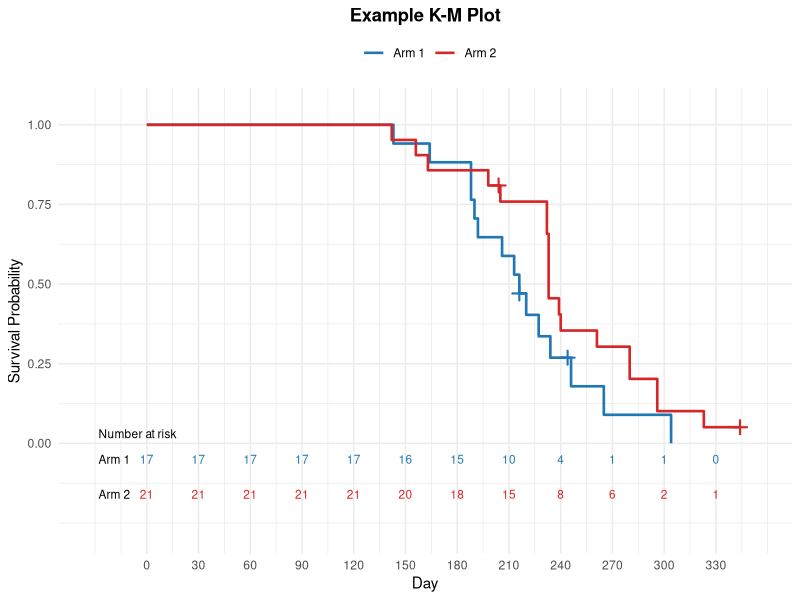

Write the R code that produced this figure.
out <- Sys.getenv("OUT_DIR")
if (out == "" || is.na(out)) out <- getwd()
dir.create(out, showWarnings = FALSE, recursive = TRUE)

suppressMessages(library(ggplot2))

round_half_up <- function(x, digits = 0) {
  y <- x
  idx <- !is.na(x) & is.finite(x)
  xx <- x[idx]
  s <- sign(xx)
  pow <- 10 ^ digits
  y[idx] <- s * floor(abs(xx) * pow + 0.5 + 1e-9) / pow
  y
}
fmt4 <- function(x) ifelse(is.na(x), ".", sprintf("%.4f", round_half_up(x, 4)))
fmt3 <- function(x) ifelse(is.na(x), ".", sprintf("%.3f", round_half_up(x, 3)))
fmt2 <- function(x) ifelse(is.na(x), ".", sprintf("%.2f", round_half_up(x, 2)))
pfmt <- function(p) ifelse(is.na(p), ".", ifelse(p < 0.0001, "<.0001", sprintf("%.4f", round_half_up(p, 4))))

# ---- data one (SAS data step) ----
arm1_ev <- c(143,164,188,188,190,192,206,213,216,220,227.230,234,246,265,304)
arm1_ce <- c(216,244)
arm2_ev <- c(142,156,163,198,205,232,232,233,233,233,233,239,240,261,280,280,296,296,323)
arm2_ce <- c(204,344)
one <- data.frame(
  arm = c(rep("Arm 1", length(arm1_ev) + length(arm1_ce)),
          rep("Arm 2", length(arm2_ev) + length(arm2_ce))),
  day = c(arm1_ev, arm1_ce, arm2_ev, arm2_ce),
  censor = c(rep(0, length(arm1_ev)), rep(1, length(arm1_ce)),
             rep(0, length(arm2_ev)), rep(1, length(arm2_ce))),
  stringsAsFactors = FALSE
)

arm1_df <- one[one$arm == "Arm 1", ]
arm2_df <- one[one$arm == "Arm 2", ]

km_table_fun <- function(df_arm) {
  times <- sort(unique(df_arm$day))
  N <- nrow(df_arm)
  S <- 1
  gsum <- 0
  failed_cum <- 0L
  outl <- vector("list", length(times))
  k <- 0L
  for (t in times) {
    n <- sum(df_arm$day >= t)
    d <- sum(df_arm$day == t & df_arm$censor == 0)
    cc <- sum(df_arm$day == t & df_arm$censor == 1)
    if (d > 0) {
      if (n == d) {
        S <- 0
        gsum <- Inf
        SE <- NA_real_
      } else {
        gsum <- gsum + d / (n * (n - d))
        S <- S * (1 - d / n)
        SE <- S * sqrt(gsum)
      }
      failed_cum <- failed_cum + d
    } else {
      if (gsum == 0) SE <- 0
      else if (is.infinite(gsum)) SE <- NA_real_
      else SE <- S * sqrt(gsum)
    }
    left <- sum(df_arm$day > t)
    if (!is.na(S) && S == 1) {
      lower <- 1; upper <- 1
      if (is.na(SE)) SE <- 0
    } else if (is.na(S) || S <= 0 || S >= 1) {
      lower <- NA_real_; upper <- NA_real_
      if (!is.na(S) && S == 0) SE <- NA_real_
    } else {
      if (is.na(SE)) { lower <- NA_real_; upper <- NA_real_ }
      else {
        theta <- log(-log(S))
        se_theta <- SE / (-S * log(S))
        z <- 1.96
        lower <- exp(-exp(theta + z * se_theta))
        upper <- exp(-exp(theta - z * se_theta))
        lower <- max(0, min(1, lower))
        upper <- max(0, min(1, upper))
      }
    }
    k <- k + 1L
    outl[[k]] <- data.frame(time = t, n = n, d = d, c = cc, surv = S,
      failure = 1 - S, se = SE, lower = lower, upper = upper,
      failed = failed_cum, left = left, stringsAsFactors = FALSE)
  }
  do.call(rbind, outl)
}

km1 <- km_table_fun(arm1_df)
km2 <- km_table_fun(arm2_df)

quartile_fun <- function(km) {
  probs <- c(0.75, 0.50, 0.25)
  res <- NULL
  for (p in probs) {
    est <- suppressWarnings(min(km$time[km$surv <= p], na.rm = TRUE))
    if (!is.finite(est)) est <- NA_real_
    il <- which(!is.na(km$lower) & km$lower <= p)
    low <- if (length(il) == 0) NA_real_ else min(km$time[il])
    iu <- which(!is.na(km$upper) & km$upper <= p)
    upp <- if (length(iu) == 0) NA_real_ else min(km$time[iu])
    if (is.na(est)) { low <- NA_real_; upp <- NA_real_ }
    res <- rbind(res, data.frame(percent = p * 100, est = est, lower = low, upper = upp))
  }
  res
}
q1 <- quartile_fun(km1)
q2 <- quartile_fun(km2)

mean_fun <- function(df_arm, km) {
  ev <- sort(unique(df_arm$day[df_arm$censor == 0]))
  tau <- max(ev)
  S_after <- sapply(ev, function(t) km$surv[km$time == t][1])
  S_before <- c(1, S_after[-length(S_after)])
  diffs <- diff(c(0, ev))
  mval <- sum(S_before * diffs)
  cum <- cumsum(S_before * diffs)
  A <- mval - cum
  n_i <- sapply(ev, function(t) sum(df_arm$day >= t))
  d_i <- sapply(ev, function(t) sum(df_arm$day == t & df_arm$censor == 0))
  terms <- mapply(function(Ai, ni, di) {
    if (Ai == 0) return(0)
    if (ni == di) return(0)
    Ai^2 * di / (ni * (ni - di))
  }, A, n_i, d_i)
  m <- sum(df_arm$censor == 0)
  vse <- m / (m - 1) * sum(terms)
  list(mean = mval, se = sqrt(vse), tau = tau)
}
mn1 <- mean_fun(arm1_df, km1)
mn2 <- mean_fun(arm2_df, km2)

# ---- summary censored ----
sum_fun <- function(df_arm) {
  tot <- nrow(df_arm); f <- sum(df_arm$censor == 0); c <- sum(df_arm$censor == 1)
  pct <- 100 * c / tot
  c(total = tot, failed = f, cens = c, pct = pct)
}
s1 <- sum_fun(arm1_df); s2 <- sum_fun(arm2_df)

# ---- log-rank / wilcoxon ----
ev_all <- sort(unique(one$day[one$censor == 0]))
U1 <- 0; V1 <- 0; W1 <- 0; Vw1 <- 0; E1 <- 0; E2 <- 0; O1 <- 0; O2 <- 0
for (t in ev_all) {
  n <- sum(one$day >= t)
  d <- sum(one$day == t & one$censor == 0)
  n1 <- sum(arm1_df$day >= t)
  n2 <- sum(arm2_df$day >= t)
  d1 <- sum(arm1_df$day == t & arm1_df$censor == 0)
  d2 <- sum(arm2_df$day == t & arm2_df$censor == 0)
  e1 <- n1 * d / n
  e2 <- n2 * d / n
  E1 <- E1 + e1; E2 <- E2 + e2; O1 <- O1 + d1; O2 <- O2 + d2
  diff1 <- d1 - e1
  U1 <- U1 + diff1
  W1 <- W1 + n * diff1
  if (n > 1) {
    v <- n1 * (n - n1) * d * (n - d) / (n^2 * (n - 1))
    if (!is.na(v)) { V1 <- V1 + v; Vw1 <- Vw1 + n^2 * v }
  }
}
U2 <- -U1; W2 <- -W1
V11 <- V1; V22 <- V1; V12 <- -V1
Wv11 <- Vw1; Wv22 <- Vw1; Wv12 <- -Vw1
chi_log <- if (V1 > 0) U1^2 / V1 else NA_real_
chi_w <- if (Vw1 > 0) W1^2 / Vw1 else NA_real_
p_log <- 1 - pchisq(chi_log, 1)
p_w <- 1 - pchisq(chi_w, 1)

# ---- -2Log(LR) exponential ----
T1 <- sum(arm1_df$day); D1 <- sum(arm1_df$censor == 0)
T2 <- sum(arm2_df$day); D2 <- sum(arm2_df$censor == 0)
TT <- T1 + T2; DD <- D1 + D2
chi_lr <- 2 * (D1 * log(D1 / T1) + D2 * log(D2 / T2) - DD * log(DD / TT))
p_lr <- 1 - pchisq(chi_lr, 1)

# ---- at-risk 0 to 330 by 30 ----
atrisk_times <- seq(0, 330, 30)
ar1 <- sapply(atrisk_times, function(t) sum(arm1_df$day >= t))
ar2 <- sapply(atrisk_times, function(t) sum(arm2_df$day >= t))

# ---- plot data ----
steps1 <- data.frame(arm = "Arm 1", time = c(0, km1$time), surv = c(1, km1$surv))
steps2 <- data.frame(arm = "Arm 2", time = c(0, km2$time), surv = c(1, km2$surv))
steps_all <- rbind(steps1, steps2)
cens1 <- km1[km1$c > 0, ]; cens2 <- km2[km2$c > 0, ]
cens_pts <- rbind(
  if (nrow(cens1) > 0) data.frame(arm = "Arm 1", time = cens1$time, surv = cens1$surv) else NULL,
  if (nrow(cens2) > 0) data.frame(arm = "Arm 2", time = cens2$time, surv = cens2$surv) else NULL
)
risk_df <- data.frame(
  arm = rep(c("Arm 1", "Arm 2"), each = length(atrisk_times)),
  time_at = rep(atrisk_times, 2),
  atrisk = c(ar1, ar2),
  ypos = rep(c(-0.05, -0.16), each = length(atrisk_times))
)
lab_df <- data.frame(x = -28, y = c(-0.05, -0.16), label = c("Arm 1", "Arm 2"))

p <- ggplot() +
  geom_step(data = steps_all, aes(x = time, y = surv, color = arm), linewidth = 0.9, direction = "hv") +
  geom_point(data = cens_pts, aes(x = time, y = surv, color = arm), shape = 3, size = 2.6, stroke = 1.1, show.legend = FALSE) +
  scale_x_continuous(breaks = seq(0, 330, 30), limits = c(-32, 355)) +
  scale_y_continuous(breaks = seq(0, 1, 0.25), limits = c(-0.28, 1.05)) +
  scale_color_manual(values = c("Arm 1" = "#1F77B4", "Arm 2" = "#D62728")) +
  labs(title = "Example K-M Plot", x = "Day", y = "Survival Probability", color = "") +
  theme_minimal(base_size = 11) +
  theme(plot.title = element_text(hjust = 0.5, face = "bold"),
        legend.position = "top") +
  geom_text(data = risk_df, aes(x = time_at, y = ypos, label = atrisk, color = arm), show.legend = FALSE, size = 3) +
  geom_text(data = lab_df, aes(x = x, y = y, label = label), size = 3, hjust = 0, inherit.aes = FALSE) +
  annotate("text", x = -28, y = 0.03, label = "Number at risk", size = 3, hjust = 0)

ggsave(file.path(out, "P040_f_kmplot.png"), plot = p, width = 10, height = 6, dpi = 150)
message("plot saved")

plotdata_out <- rbind(
  data.frame(arm = steps_all$arm, time = steps_all$time, survival = steps_all$surv, type = "SURVIVAL"),
  data.frame(arm = risk_df$arm, time = risk_df$time_at, survival = risk_df$atrisk, type = "ATRISK")
)
write.csv(plotdata_out, file.path(out, "P040_f_kmplot_plotdata.csv"), row.names = FALSE, na = "")

# ---- table CSV (product-limit body) ----
tab_csv <- rbind(
  data.frame(arm = "Arm 1", day = km1$time, censored = ifelse(km1$c > 0, "*", ""),
    survival = round_half_up(km1$surv, 4), failure = round_half_up(km1$failure, 4),
    stderr = round_half_up(km1$se, 4), lower95 = round_half_up(km1$lower, 4),
    upper95 = round_half_up(km1$upper, 4), failed = km1$failed, left = km1$left,
    stringsAsFactors = FALSE),
  data.frame(arm = "Arm 2", day = km2$time, censored = ifelse(km2$c > 0, "*", ""),
    survival = round_half_up(km2$surv, 4), failure = round_half_up(km2$failure, 4),
    stderr = round_half_up(km2$se, 4), lower95 = round_half_up(km2$lower, 4),
    upper95 = round_half_up(km2$upper, 4), failed = km2$failed, left = km2$left,
    stringsAsFactors = FALSE)
)
write.csv(tab_csv, file.path(out, "P040_f_kmplot.csv"), row.names = FALSE, na = "")

# ---- text rendering ----
L <- c()
L <- c(L, "Example K-M Plot",
  "",
  "PROC LIFETEST  Product-Limit Survival Estimates",
  "TIME DAY*CENSOR(1)   Plots=Survival (atrisk=0 to 330 by 30)",
  "")
mk_block <- function(km, arm) {
  b <- c(paste0("Stratum: ", arm),
    sprintf("%-10s %-10s %-10s %-10s %-10s %-10s %-8s %-8s", "Day", "Survival", "Failure", "StdErr", "Lower95", "Upper95", "Failed", "Left"))
  for (i in seq_len(nrow(km))) {
    star <- ifelse(km$c[i] > 0, "*", " ")
    b <- c(b, sprintf("%-10s %-10s %-10s %-10s %-10s %-10s %-8d %-8d",
      paste0(if (km$time[i] == floor(km$time[i])) sprintf("%d", as.integer(km$time[i])) else sprintf("%g", km$time[i]), star),
      fmt4(km$surv[i]), fmt4(km$failure[i]), fmt4(km$se[i]), fmt4(km$lower[i]), fmt4(km$upper[i]),
      km$failed[i], km$left[i]))
  }
  b
}
L <- c(L, mk_block(km1, "Arm 1"), "", mk_block(km2, "Arm 2"), "")
L <- c(L, "Quartile Estimates",
  sprintf("%-12s %-10s %-12s %-12s %-12s", "Stratum", "Percent", "Estimate", "Lower95", "Upper95"))
for (i in seq_len(nrow(q1))) L <- c(L, sprintf("%-12s %-10d %-12s %-12s %-12s", "Arm 1", as.integer(q1$percent[i]), fmt3(q1$est[i]), fmt3(q1$lower[i]), fmt3(q1$upper[i])))
for (i in seq_len(nrow(q2))) L <- c(L, sprintf("%-12s %-10d %-12s %-12s %-12s", "Arm 2", as.integer(q2$percent[i]), fmt3(q2$est[i]), fmt3(q2$lower[i]), fmt3(q2$upper[i])))
L <- c(L, "", "Means (Restricted to largest event time)",
  sprintf("%-12s %-12s %-12s", "Stratum", "Mean", "StdErr"),
  sprintf("%-12s %-12s %-12s", "Arm 1", fmt3(mn1$mean), fmt3(mn1$se)),
  sprintf("%-12s %-12s %-12s", "Arm 2", fmt3(mn2$mean), fmt3(mn2$se)),
  "")
L <- c(L, "Summary of the Number of Censored and Uncensored Values",
  sprintf("%-12s %-8s %-8s %-10s %-12s", "Stratum", "Total", "Failed", "Censored", "PctCens"),
  sprintf("%-12s %-8d %-8d %-10d %-12s", "Arm 1", s1["total"], s1["failed"], s1["cens"], fmt2(s1["pct"])),
  sprintf("%-12s %-8d %-8d %-10d %-12s", "Arm 2", s2["total"], s2["failed"], s2["cens"], fmt2(s2["pct"])),
  sprintf("%-12s %-8d %-8d %-10d %-12s", "Total", s1["total"] + s2["total"], s1["failed"] + s2["failed"], s1["cens"] + s2["cens"], fmt2(100 * (s1["cens"] + s2["cens"]) / (s1["total"] + s2["total"]))),
  "")
L <- c(L, "Rank Statistics",
  sprintf("%-12s %-12s %-12s %-12s %-12s", "Stratum", "Observed", "Expected", "Log-Rank", "Wilcoxon"),
  sprintf("%-12s %-12d %-12s %-12s %-12s", "Arm 1", O1, fmt4(E1), fmt4(U1), fmt4(W1)),
  sprintf("%-12s %-12d %-12s %-12s %-12s", "Arm 2", O2, fmt4(E2), fmt4(U2), fmt4(W2)),
  "")
L <- c(L, "Covariance Matrix for the Log-Rank Statistics",
  sprintf("%-12s %-12s %-12s", "", "Arm 1", "Arm 2"),
  sprintf("%-12s %-12s %-12s", "Arm 1", fmt4(V11), fmt4(V12)),
  sprintf("%-12s %-12s %-12s", "Arm 2", fmt4(V12), fmt4(V22)),
  "",
  "Covariance Matrix for the Wilcoxon Statistics",
  sprintf("%-12s %-12s %-12s", "", "Arm 1", "Arm 2"),
  sprintf("%-12s %-12s %-12s", "Arm 1", fmt4(Wv11), fmt4(Wv12)),
  sprintf("%-12s %-12s %-12s", "Arm 2", fmt4(Wv12), fmt4(Wv22)),
  "")
L <- c(L, "Test of Equality over Strata",
  sprintf("%-12s %-12s %-4s %-12s", "Test", "ChiSquare", "DF", "Pr>ChiSq"),
  sprintf("%-12s %-12s %-4d %-12s", "Log-Rank", fmt4(chi_log), 1, pfmt(p_log)),
  sprintf("%-12s %-12s %-4d %-12s", "Wilcoxon", fmt4(chi_w), 1, pfmt(p_w)),
  sprintf("%-12s %-12s %-4d %-12s", "-2Log(LR)", fmt4(chi_lr), 1, pfmt(p_lr)),
  "")
L <- c(L, "Number at Risk (atrisk=0 to 330 by 30)",
  paste0("Time: ", paste(atrisk_times, collapse = " ")),
  paste0("Arm 1: ", paste(ar1, collapse = " ")),
  paste0("Arm 2: ", paste(ar2, collapse = " ")),
  "",
  "NOTE: Censored values are marked with *.")
L <- c(L, paste0("NOTE: Mean restricted to largest event time (Arm 1 tau=", fmt3(mn1$tau), ", Arm 2 tau=", fmt3(mn2$tau), ")."))

writeLines(L, file.path(out, "P040_f_kmplot.txt"))
message("done")
